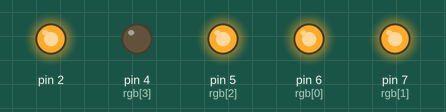
Recording of a sketch running on a simulated Arduino Uno, built with avr-gcc and run on an emulated ATmega328P. Parts: output pins drawn as LEDs (lit = HIGH).

Above: at 0.2 s.
At 0.7 s:
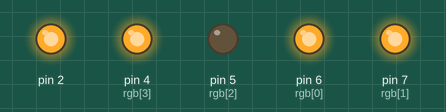
At 2.7 s:
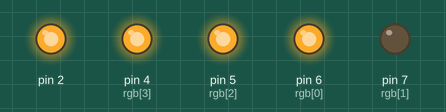
Timing chart, 0 to 3.5 s (numbered marks = the images above):
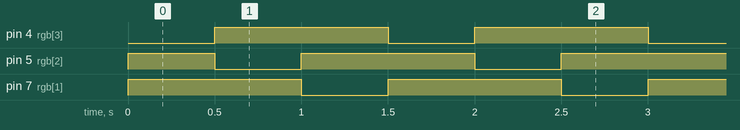

Measured:
- by itself, pin 4 (rgb[3]), pin 7 (rgb[1]): alternates HIGH for 1.0 s and LOW for 0.50 s
- by itself, pin 5 (rgb[2]): repeats every 1.5 s: LOW 0.50 s, HIGH 1.0 s
- by itself, everything shown: repeats every 1.5 s, in 3 steps

The sketch:

RGBLED.ino
```cpp
int rgb[]={6,7,5,4};

void setup() {
 for(int i=0;i<3;i++)
 {pinMode(rgb[i],OUTPUT);
 }
 pinMode(2,OUTPUT);
 digitalWrite(2,HIGH);
 digitalWrite(rgb[0],HIGH);
}
void loop() {
  analogWrite(rgb[1],255);
  analogWrite(rgb[2],255);
  analogWrite(rgb[3],0);
  delay(500);
  analogWrite(rgb[1],255);
  analogWrite(rgb[2],0);
  analogWrite(rgb[3],255);
  delay(500);
  analogWrite(rgb[1],0);
  analogWrite(rgb[2],255);
  analogWrite(rgb[3],255);
  delay(500);
}
```
